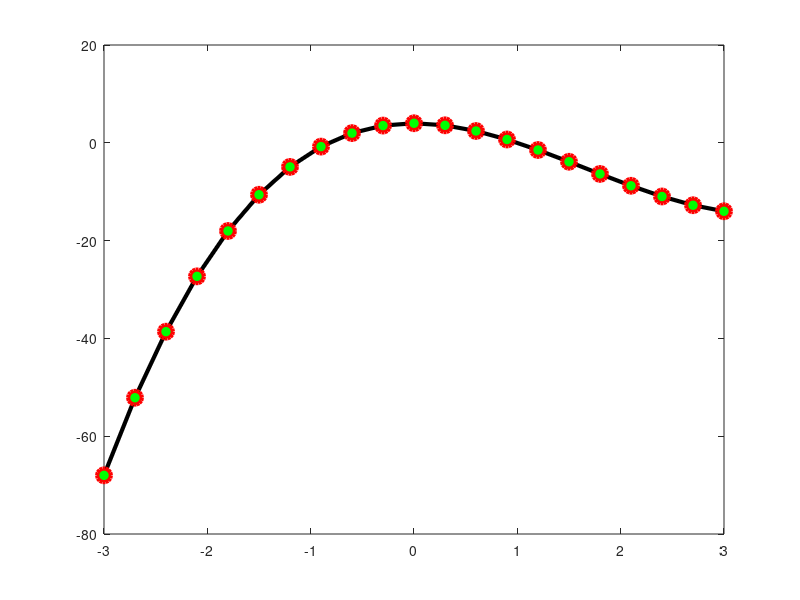

Reproduce this figure in MATLAB.
x = -3:0.3:3;
y = x.^3-5*x.^2+4;
% plot(x,y)
xlabel('value of x')
ylabel('value of y')
title('A plot x and y')
plot(x,y, '-ko' , 'Linewidth' ,3,'Markersize' , 10, 'MarkerEdgeColor' ,'r','MarkerFaceColor','g')
